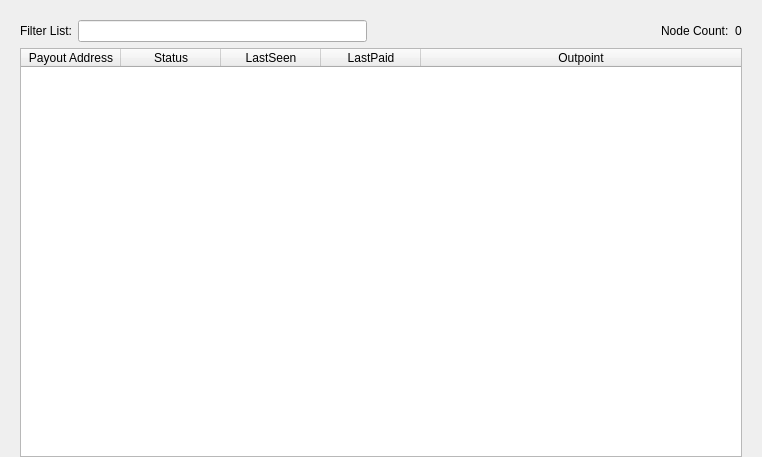
<?xml version="1.0" encoding="UTF-8"?>
<ui version="4.0">
 <class>MasternodeList</class>
 <widget class="QWidget" name="MasternodeList">
  <property name="geometry">
   <rect>
    <x>0</x>
    <y>0</y>
    <width>762</width>
    <height>457</height>
   </rect>
  </property>
  <property name="windowTitle">
   <string>Form</string>
  </property>
  <layout class="QVBoxLayout" name="topLayout">
   <property name="leftMargin">
    <number>20</number>
   </property>
   <property name="topMargin">
    <number>0</number>
   </property>
   <property name="rightMargin">
    <number>20</number>
   </property>
   <property name="bottomMargin">
    <number>0</number>
   </property>
   <item>
    <layout class="QVBoxLayout" name="verticalLayout">
     <property name="bottomMargin">
      <number>0</number>
     </property>
     <item>
      <spacer name="horizontalSpacer0">
       <property name="orientation">
        <enum>Qt::Horizontal</enum>
       </property>
       <property name="sizeHint" stdset="0">
        <size>
         <width>40</width>
         <height>20</height>
        </size>
       </property>
      </spacer>
     </item>
     <item>
      <layout class="QGridLayout" name="gridLayout_3">
       <item row="0" column="0">
        <layout class="QHBoxLayout" name="horizontalLayout_4">
         <property name="bottomMargin">
          <number>0</number>
         </property>
         <item>
          <widget class="QLabel" name="label_filter_2">
           <property name="text">
            <string>Filter List:</string>
           </property>
          </widget>
         </item>
         <item>
          <widget class="QLineEdit" name="filterLineEdit">
           <property name="toolTip">
            <string>Filter masternode list</string>
           </property>
          </widget>
         </item>
         <item>
          <spacer name="horizontalSpacer_4">
           <property name="orientation">
            <enum>Qt::Horizontal</enum>
           </property>
           <property name="sizeHint" stdset="0">
            <size>
             <width>10</width>
             <height>20</height>
            </size>
           </property>
          </spacer>
         </item>
         <item>
          <widget class="QLabel" name="label_count_2">
           <property name="text">
            <string>Node Count:</string>
           </property>
          </widget>
         </item>
         <item>
          <widget class="QLabel" name="countLabel">
           <property name="text">
            <string>0</string>
           </property>
          </widget>
         </item>
        </layout>
       </item>
       <item row="1" column="0">
        <widget class="QTableWidget" name="tableWidgetMasternodes">
         <property name="editTriggers">
          <set>QAbstractItemView::NoEditTriggers</set>
         </property>
         <property name="alternatingRowColors">
          <bool>true</bool>
         </property>
         <property name="selectionMode">
          <enum>QAbstractItemView::SingleSelection</enum>
         </property>
         <property name="selectionBehavior">
          <enum>QAbstractItemView::SelectRows</enum>
         </property>
         <property name="sortingEnabled">
          <bool>true</bool>
         </property>
         <attribute name="horizontalHeaderStretchLastSection">
          <bool>true</bool>
         </attribute>
         <column>
          <property name="text">
           <string>Payout Address</string>
          </property>
         </column>
         <column>
          <property name="text">
           <string>Status</string>
          </property>
         </column>
         <column>
          <property name="text">
           <string>LastSeen</string>
          </property>
         </column>
         <column>
          <property name="text">
           <string>LastPaid</string>
          </property>
         </column>
         <column>
          <property name="text">
           <string>Outpoint</string>
          </property>
         </column>
        </widget>
       </item>
      </layout>
     </item>
    </layout>
   </item>
  </layout>
 </widget>
 <resources/>
 <connections/>
</ui>
